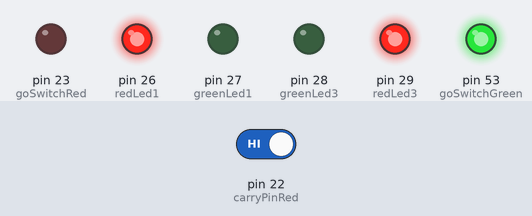
Bench run of a sketch on a simulated Arduino Mega 2560, built with avr-gcc and run on an emulated ATmega2560. On the bench: output pins drawn as LEDs (lit = HIGH). Inputs (shaded band) come from the test bench; at power-on: pin 22 (carryPinRed) HIGH. Pins used as bus, display or sensor lines are not drawn.

Above: at 1.2 s.
1.3 s: pin 22 (carryPinRed) driven LOW
At 3.25 s:
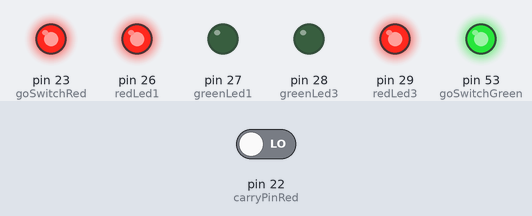
At 4.1 s:
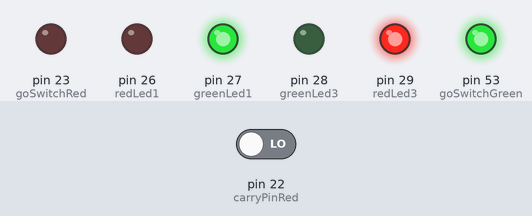
4.3 s: pin 22 (carryPinRed) driven HIGH
At 4.9 s:
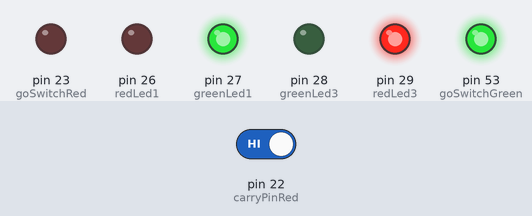
Timing chart, 0 to 7.3 s (numbered marks = the images above; inputs shaded):
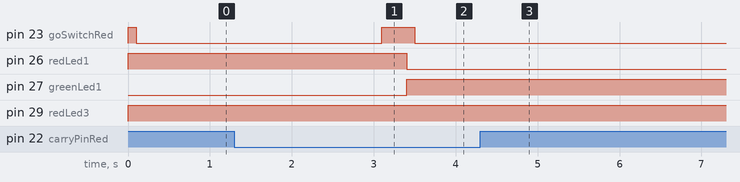

Measured:
- after the input at 1.3 s, pin 23 (goSwitchRed): LOW → HIGH after 1.8 s, → LOW 0.40 s later; pin 26 (redLed1): HIGH → LOW after 2.1 s; pin 27 (greenLed1): LOW → HIGH after 2.1 s
- after the input at 4.3 s, pin 23 (goSwitchRed): stops changing and stays LOW; pin 26 (redLed1): stays LOW (without the input it goes to HIGH after 1.3 s)

The sketch:

Matthew_red.ino
```cpp
// pins for the green 7-segment
int presetPinGreen = 52;
int resetPinGreen = 51;
int goSwitchGreen = 53;
int carryPinGreen = 50;

int carryTimesGreen = 0;
int carryStateGreen;

//pins for the Red 7-segment
int presetPinRed = 24;
int resetPinRed = 25;
int goSwitchRed = 23;
int carryPinRed = 22;

int carryTimesRed = 0;
int carryStateRed;

//traffic light pins
int redLed1 = 26;
int greenLed1 = 27;
int redLed3 = 29;
int greenLed3 = 28;
int redLed2 = 49;
int greenLed2 = 48;

void setup() {

pinMode(presetPinGreen, OUTPUT);
pinMode(resetPinGreen, OUTPUT);
pinMode(goSwitchGreen, OUTPUT);
pinMode(carryPinGreen, INPUT);

pinMode(presetPinRed, OUTPUT);
pinMode(resetPinRed, OUTPUT);
pinMode(goSwitchRed, OUTPUT);
pinMode(carryPinRed, INPUT);

pinMode(redLed3, OUTPUT);
pinMode(greenLed3, OUTPUT);
pinMode(redLed1, OUTPUT);
pinMode(greenLed1, OUTPUT);

digitalWrite(goSwitchRed, HIGH);
digitalWrite(goSwitchGreen, HIGH);
digitalWrite(presetPinGreen, LOW);
digitalWrite(resetPinGreen, LOW);
digitalWrite(presetPinRed, LOW);
digitalWrite(resetPinRed, LOW);
digitalWrite(redLed3, LOW);
digitalWrite(greenLed3, LOW);
digitalWrite(redLed1, LOW);
digitalWrite(greenLed1, LOW);
}
void loop() {
  //FIRST SET OF TRAFFIC LIGHTS
digitalWrite(redLed1, HIGH);
digitalWrite(redLed3, HIGH);
digitalWrite(greenLed1, LOW);
digitalWrite(greenLed3, LOW);
redSegment();
  delay(200);
digitalWrite(redLed1, LOW);
digitalWrite(redLed3, HIGH);
digitalWrite(greenLed1, HIGH);
redSegment();
  delay(200);
digitalWrite(greenLed1, LOW);
digitalWrite(redLed1, HIGH);
digitalWrite(redLed3, HIGH);
redSegment();
  delay(200);
digitalWrite(greenLed3, HIGH);
digitalWrite(redLed1, HIGH);
digitalWrite(redLed3, LOW);
redSegment();
  delay(100);

//  //SECOND SET OF TRAFFIC LIGHTS
//  digitalWrite(greenLed2, HIGH);
//  greenSegment();
//  delay(1000);
//  digitalWrite(greenLed2, LOW);
//  digitalWrite(redLed2, HIGH);
//  redSegment();
//  delay(1000);
//  digitalWrite(redLed2, LOW);
//
}
// this is for the red 7-segment
void redSegment() {

carryTimesRed = 0; //variable to check the number of times the units 7-segment goes to zero

carryStateRed = digitalRead(carryPinRed);      // read the state of the carry pin

digitalWrite(resetPinRed, LOW);
digitalWrite(goSwitchGreen, HIGH);
digitalWrite(presetPinRed, HIGH);
  delay(100);
digitalWrite(presetPinRed, LOW);

  while (carryTimesRed< 6) {

digitalWrite(goSwitchRed, LOW);              // start the countdown
digitalWrite(goSwitchGreen, HIGH);

carryStateRed = digitalRead(carryPinRed);      // read the state of the carry pin

    if (carryStateRed == LOW &&carryTimesRed != 6)              // check to see if the carryPin is giving 0V
    {
carryTimesRed++;                     // increment the number of times the units 7-segment has gotten to zero
      delay(300);
    }

    if (carryTimesRed == 6) {              // if number of times the units 7-segment has gotten to zero, initialize the parameters
digitalWrite(goSwitchRed, HIGH);     // stop the countdown

      // reset
digitalWrite(resetPinRed, HIGH);
      delay(100);
digitalWrite(resetPinRed, LOW);

    }

  }
}


// this is for the red 7-segment
void greenSegment() {

carryTimesGreen = 0; //variable to check the number of times the units 7-segment goes to zero

carryStateGreen = digitalRead(carryPinGreen);      // read the state of the carry pin

digitalWrite(resetPinGreen, LOW);
digitalWrite(goSwitchRed, HIGH);
digitalWrite(presetPinGreen, HIGH);
  delay(100);
digitalWrite(presetPinGreen, LOW);


  while (carryTimesGreen< 6) {

    //    digitalWrite(greenLed2, HIGH);         // turn on the redLed
digitalWrite(goSwitchGreen, LOW);              // start the countdown
digitalWrite(goSwitchRed, HIGH);

carryStateGreen = digitalRead(carryPinGreen);      // read the state of the carry pin

    if (carryStateGreen == LOW &&carryTimesGreen != 6)              // check to see if the carryPin is giving 0V
    {
carryTimesGreen++;                     // increment the number of times the units 7-segment has gotten to zero
      delay(300);
    }

    if (carryTimesGreen == 6) {              // if number of times the units 7-segment has gotten to zero, initialize the parameters
digitalWrite(goSwitchGreen, HIGH);     // stop the countdown

      // reset
digitalWrite(resetPinGreen, HIGH);
      delay(100);
digitalWrite(resetPinGreen, LOW);

    }

  }

}
```
